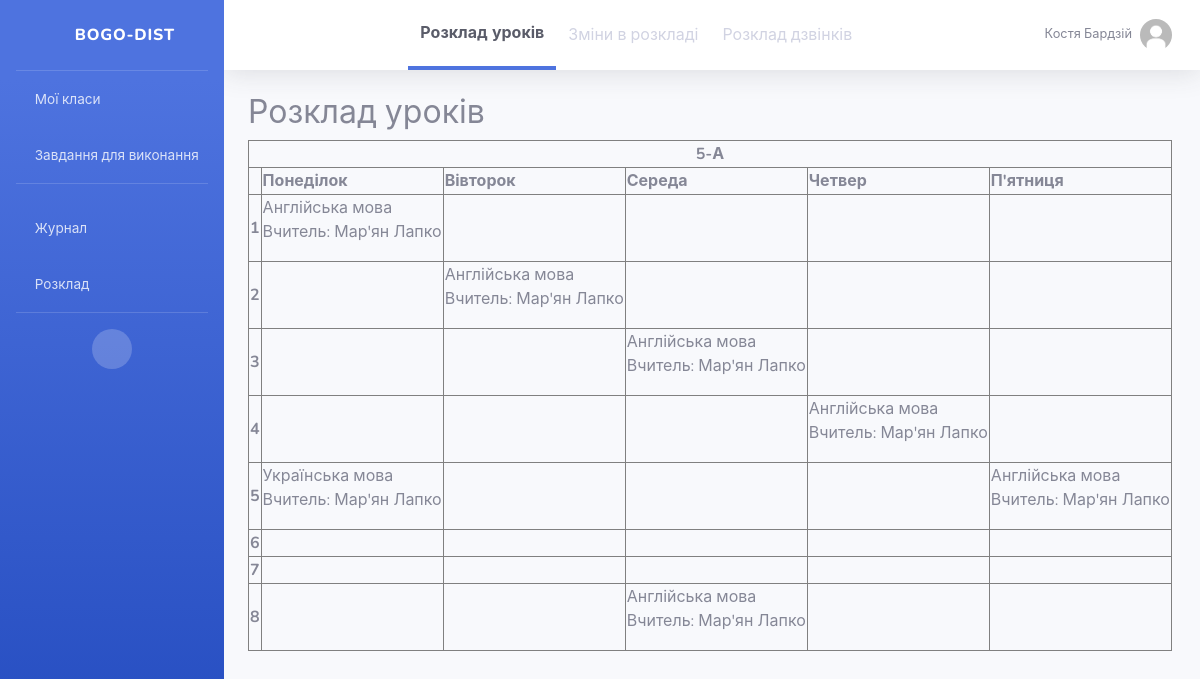
Screenshot of /schedule/ (signed in) with the database file from the repository.
### users/models.py (models this page shows, shortened)
class Profile(models.Model):
    user = models.OneToOneField(User, on_delete=models.CASCADE)
    image = models.ImageField(default='users/profile_pics/default.jpg', upload_to='users/profile_pics/')
    def is_teacher(self):
        return self.user.groups.filter(id=1).exists()
    def is_student(self):
        return self.user.groups.filter(id=2).exists()

### schedule/models.py (models this page shows)
class Form(models.Model):
    class_name = models.CharField(max_length=200)
    def __str__(self):
        return f'{self.class_name}'

class Weekday(models.Model):
    name_day = models.CharField(max_length=200)
    def __str__(self):
        return f'{self.name_day}'

class Call(models.Model):
    lesson_number = models.IntegerField(default=0)
    starting_lesson = models.CharField(max_length=5)
    ending_lesson = models.CharField(max_length=5)
    pause = models.IntegerField(default=0)
    def __str__(self):
        return f'{self.lesson_number}'

class Schedule(models.Model):
    class_name = models.ForeignKey(Form, on_delete=models.CASCADE)
    days = models.ForeignKey(Weekday, on_delete=models.CASCADE)
    number_lesson = models.ForeignKey(Call, on_delete=models.CASCADE)
    name_lesson = models.ForeignKey(Lesson, on_delete=models.CASCADE)
    teacher = models.ForeignKey(User, on_delete=models.CASCADE)
    def __str__(self):
        return f'{self.class_name} -> {self.days} -> {self.number_lesson} урок -> {self.name_lesson} -> ' \
               f'{self.teacher.last_name} {self.teacher.first_name}'

class Lesson(models.Model):
    name_lesson = models.CharField(max_length=200)
    def __str__(self):
        return f'{self.name_lesson}'

### schedule/views.py (the view)
# urls.py: path('', views.view_schedule, name='schedule'),
@login_required
def view_schedule(request):
    forms = []
    print(request.user.profile.is_student())
    if request.user.profile.is_student():
        print(request.user.profile.is_student())
        students_form = StudentsForm.objects.get(user=request.user)
        schedules = Schedule.objects.filter(class_name=students_form.form).all()
        forms = Form.objects.filter(class_name=students_form.form).all()
        print(schedules)
    elif request.user.profile.is_teacher():
        schedules = Schedule.objects.filter(teacher=request.user).all()
    weekdays = Weekday.objects.all()
    calls = Call.objects.all()
    context = {
        'schedules': schedules,
        'weekdays': weekdays,
        'forms': forms,
        'calls': calls,
    }
    return render(request, 'schedule/schedule.html', context)

### schedule/templates/schedule/schedule.html (shortened to what this page needs)
{% extends 'base.html' %}
{% load static %}
{% block content %}
    <div class="panel">
        <div class="panel-section">
            <h2>Розклад уроків</h2>
        {% if request.user.profile.is_teacher %}
            <table border="1">
                    <tr>
                        <th colspan="6" class="n" style="text-align: center">{{ request.user.last_name }} {{ request.user.first_name }}</th>
                    </tr>
                <tr>
                    <th></th>
                    {% for weekday in weekdays %}
                        <th>{{ weekday.name_day }}</th>
                    {% endfor %}
                </tr>
                {% for call in calls %}
                    <tr>
                        <th>{{ call.lesson_number }}</th>
                        {% for weekday in weekdays %}
                            <td>
                                {% for schedule in schedules %}
                                    {% if schedule.days == weekday %}
                                        {% if schedule.number_lesson == call %}
                                            <span>{{ schedule.name_lesson }} <p>Клас: {{ schedule.class_name }}</span>
                                        {% endif %}
                                    {% endif %}
                                {% endfor %}
                            </td>
                        {% endfor %}
                    </tr>
                {% endfor %}
            </table>
        {% elif request.user.profile.is_student %}
            <table border="1">
                {% for form in forms %}
                    <tr>
                        <th colspan="6" class="n" style="text-align: center">{{ form.class_name }}</th>
                    </tr>
                {% endfor %}
                <tr>
                    <th></th>
                    {% for weekday in weekdays %}
                        <th>{{ weekday.name_day }}</th>
                    {% endfor %}
                </tr>
                {% for call in calls %}
                    <tr>
                        <th>{{ call.lesson_number }}</th>
                        {% for weekday in weekdays %}
                            <td>
                                {% for schedule in schedules %}
                                    {% if schedule.days == weekday %}
                                        {% if schedule.number_lesson == call %}
                                            <span>{{ schedule.name_lesson }} <p>Вчитель: {{ schedule.teacher.first_name }} {{ schedule.teacher.last_name }}</span>
                                        {% endif %}
                                    {% endif %}
                                {% endfor %}
                            </td>
                        {% endfor %}
                    </tr>
                {% endfor %}
            </table>
        {% endif %}
        </div>
    </div>
{% endblock %}

### core/templates/partials/_topbar.html (shortened to what this page needs)
<nav class="navbar navbar-expand navbar-light bg-white topbar mb-4 static-top shadow">
    <ul class="navbar-nav ml-auto">
        {% if 'schedule' in request.path %}
            <li class="nav-item">
                {% if request.path == '/schedule/' %}
                    <a class="nav-link border-bottom-primary" href="{% url 'schedule:schedule' %}">
                        <span class="text-dark font-weight-bold">Розклад уроків</span>
                    </a>
                {% else %}
                     <a class="nav-link" href="{% url 'schedule:schedule' %}">
                        <span>Розклад уроків</span>
                    </a>
                {% endif %}
            </li>
            <li class="nav-item">
                <a class="nav-link" href="{% url 'schedule:schedule' %}">
                    <span>Зміни в розкладі</span>
                </a>
            </li>
            {% if request.path == '/schedule/calls/' %}
                <li class="nav-item">
                    <a class="nav-link border-bottom-primary" href="{% url 'schedule:calls' %}">
                        <span class="text-dark font-weight-bold">Розклад дзвінків</span>
                    </a>
                </li>
                {% else %}
                    <li class="nav-item">
                        <a class="nav-link" href="{% url 'schedule:calls' %}">
                            <span>Розклад дзвінків</span>
                        </a>
                    </li>
                {% endif %}
        {% endif %}
    </ul>
    <ul class="navbar-nav ml-auto">
        <li class="nav-item dropdown no-arrow">
            <a class="nav-link dropdown-toggle" href="#" id="userDropdown" role="button" data-toggle="dropdown"
               aria-haspopup="true" aria-expanded="false">
                <span class="mr-2 d-none d-lg-inline text-gray-600 small">{{ request.user.first_name }}
                    {{ request.user.last_name }}</span>
                <img class="img-profile rounded-circle" src="{{ request.user.profile.image.url }}">
            </a>
        </li>
    </ul>
</nav>

### rows the page displays
Form: class_name "5-А"
Weekday: name_day "Понеділок"
Weekday: name_day "Вівторок"
Weekday: name_day "Середа"
Weekday: name_day "Четвер"
Weekday: name_day "П'ятниця"
Call: lesson_number "1"
Schedule: name_lesson "Англійська мова", teacher.first_name "Мар'ян", teacher.last_name "Лапко"
Call: lesson_number "2"
Schedule: name_lesson "Англійська мова", teacher.first_name "Мар'ян", teacher.last_name "Лапко"
Call: lesson_number "3"
Schedule: name_lesson "Англійська мова", teacher.first_name "Мар'ян", teacher.last_name "Лапко"
Call: lesson_number "4"
Schedule: name_lesson "Англійська мова", teacher.first_name "Мар'ян", teacher.last_name "Лапко"
Call: lesson_number "5"
Schedule: name_lesson "Українська мова", teacher.first_name "Мар'ян", teacher.last_name "Лапко"
Schedule: name_lesson "Англійська мова", teacher.first_name "Мар'ян", teacher.last_name "Лапко"
Call: lesson_number "6"
Call: lesson_number "7"
Call: lesson_number "8"
Schedule: name_lesson "Англійська мова", teacher.first_name "Мар'ян", teacher.last_name "Лапко"

### other values shown
{{ request.user.first_name }} "Костя"
{{ request.user.last_name }} "Бардзій"
